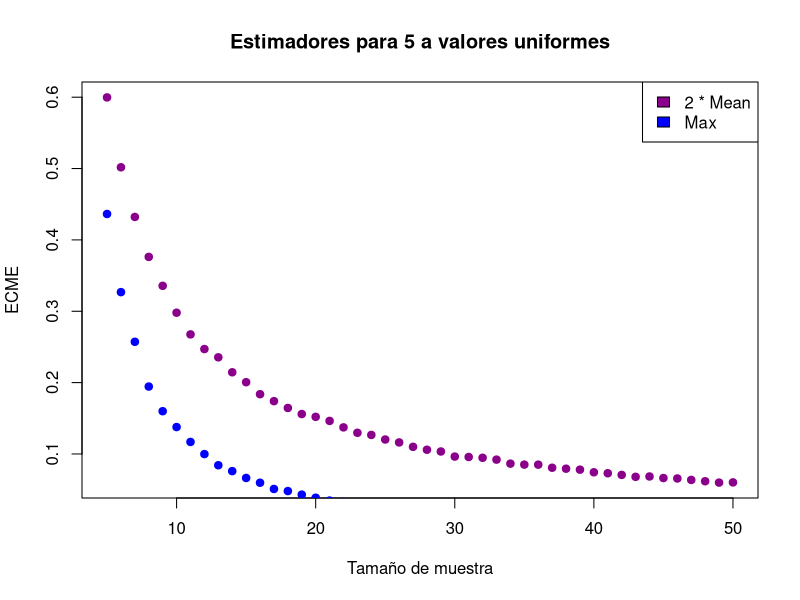

Write the R code that produced this figure.
## ---- chunk 1
f_est1 <- function (q) {
  2 * mean(q)
}


f_est2 <- function (q) {
  max(q)
}
## ---- chunk 2
ECME <- function(Nrep, unif_v, f){
  mean((replicate(Nrep, f(unif_v))-3)^2)
}

## ---- chunk 3
unif_vals <- function(cant){
  runif(cant, 0, 3)
}
## ---- chunk 4
Nrep = 10000
## ---- chunk 5
vals_30 = unif_vals(30)

ECME_est1_30 <- ECME(Nrep, vals_30, f_est1)
ECME_est2_30 <- ECME(Nrep, vals_30, f_est2)

ECME_est1_30
ECME_est2_30
## ---- chunk 6
vals_50 = unif_vals(50)

ECME_est1_50 <- ECME(Nrep, vals_50, f_est1)
ECME_est2_50 <- ECME(Nrep, vals_50, f_est2)

ECME_est1_50
ECME_est2_50
## ---- chunk 7
vals_100 = unif_vals(100)

ECME_est1_100 <- ECME(Nrep, vals_100, f_est1)
ECME_est2_100 <- ECME(Nrep, vals_100, f_est2)

ECME_est1_100
ECME_est2_100
## ---- chunk 8

ECMEs_est_1 = c(ECME_est1_30, ECME_est1_50, ECME_est1_100)
ECMEs_est_2 = c(ECME_est2_30, ECME_est2_50, ECME_est2_100)

ECMEs = data.frame(c(30, 50, 100), ECMEs_est_1, ECMEs_est_2)

names(ECMEs)[names(ECMEs) == "ECMEs_est_1"] <- "2*promedio"
names(ECMEs)[names(ECMEs) == "ECMEs_est_2"] <- "max"
names(ECMEs)[names(ECMEs) == "c.30..50..100."] <- "cant"

ECMEs
## ---- chunk 9

vals_est1 = rep(NA, 50)
vals_est2 = rep(NA, 50)

for (i in (5:50)){
  vals_est1[i] <- mean((replicate(Nrep, f_est1(runif(i, 0, 3)))-3)^2)
  vals_est2[i] <- mean((replicate(Nrep, f_est2(runif(i, 0, 3)))-3)^2)
}

plot(vals_est1, col="darkmagenta", pch=19, xlim=c(5, 50), ylab="ECME", xlab="Tamaño de muestra")
legend("topright", legend=c("2 * Mean", "Max"), fill=c("darkmagenta", "blue"))
points(vals_est2, col="blue", pch=19, xlim=c(5, 50))
title("Estimadores para 5 a valores uniformes")

